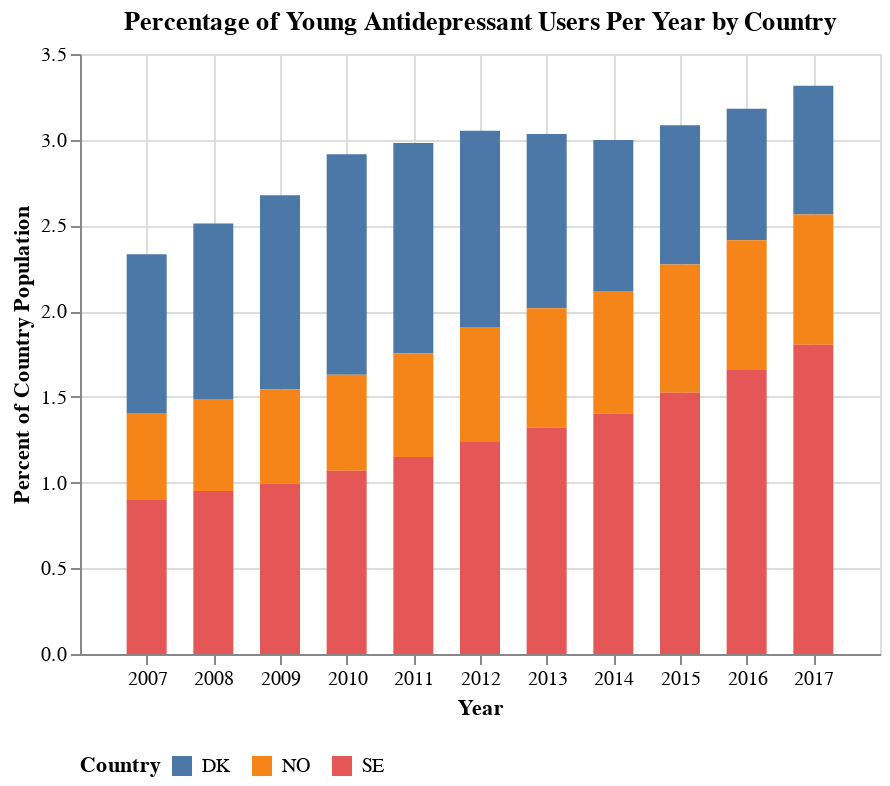

Write notebook code for a chart like this one.
### Code cell
alt.Chart(ad_percentages, width=400, height=alt.Step(8)).mark_bar(size=20).encode(
    alt.Y('Percent Users').title("Percent of Country Population"),
    alt.X("year", axis=alt.Axis(
            format='d',  
            values=[2007, 2008, 2009, 2010, 2011, 2012, 2013, 2014, 2015, 2016, 2017],  
            labelExpr="datum.value")).title("Year"),
    alt.Color("country").title("Country").legend(orient="bottom", titleOrient="left"),
    
).properties(
    title='Percentage of Young Antidepressant Users Per Year by Country'
)

### Figure 1 — Vega-Lite specification as saved in the notebook (floating-point values rounded to 4 significant figures)
{"config": {"view": {"continuousWidth": 300, "continuousHeight": 300}}, "data": {"name": "data-e9eecb3e8368d24a46059f6dd4cc0037"}, "mark": {"type": "bar", "size": 20}, "encoding": {"color": {"field": "country", "legend": {"orient": "bottom", "titleOrient": "left"}, "title": "Country", "type": "nominal"}, "x": {"axis": {"format": "d", "labelExpr": "datum.value", "values": [2007, 2008, 2009, 2010, 2011, 2012, 2013, 2014, 2015, 2016, 2017]}, "field": "year", "title": "Year", "type": "quantitative"}, "y": {"field": "Percent Users", "title": "Percent of Country Population", "type": "quantitative"}}, "height": {"step": 8}, "title": "Percentage of Young Antidepressant Users Per Year by Country", "width": 400, "$schema": "https://vega.github.io/schema/vega-lite/v5.20.1.json", "datasets": {"data-e9eecb3e8368d24a46059f6dd4cc0037": [{"year": 2007, "country": "DK", "nusers": 9382, "cnt": 1012091, "Percent Users": 0.927}, {"year": 2007, "country": "NO", "nusers": 4693, "cnt": 924416, "Percent Users": 0.5077}, {"year": 2007, "country": "SE", "nusers": 14842, "cnt": 1653456, "Percent Users": 0.8976}, {"year": 2008, "country": "DK", "nusers": 10425, "cnt": 1018574, "Percent Users": 1.023}, {"year": 2008, "country": "NO", "nusers": 4989, "cnt": 929143, "Percent Users": 0.5369}, {"year": 2008, "country": "SE", "nusers": 15647, "cnt": 1646828, "Percent Users": 0.9501}, {"year": 2009, "country": "DK", "nusers": 11597, "cnt": 1024081, "Percent Users": 1.132}, {"year": 2009, "country": "NO", "nusers": 5133, "cnt": 932970, "Percent Users": 0.5502}, {"year": 2009, "country": "SE", "nusers": 16282, "cnt": 1639753, "Percent Users": 0.993}, {"year": 2010, "country": "DK", "nusers": 13193, "cnt": 1026179, "Percent Users": 1.286}, {"year": 2010, "country": "NO", "nusers": 5252, "cnt": 935829, "Percent Users": 0.5612}, {"year": 2010, "country": "SE", "nusers": 17327, "cnt": 1621776, "Percent Users": 1.068}, {"year": 2011, "country": "DK", "nusers": 12575, "cnt": 1026058, "Percent Users": 1.226}, {"year": 2011, "country": "NO", "nusers": 5669, "cnt": 936507, "Percent Users": 0.6053}, {"year": 2011, "country": "SE", "nusers": 18497, "cnt": 1609277, "Percent Users": 1.149}, {"year": 2012, "country": "DK", "nusers": 11749, "cnt": 1026380, "Percent Users": 1.145}, {"year": 2012, "country": "NO", "nusers": 6294, "cnt": 937798, "Percent Users": 0.6711}, {"year": 2012, "country": "SE", "nusers": 19816, "cnt": 1602903, "Percent Users": 1.236}, {"year": 2013, "country": "DK", "nusers": 10405, "cnt": 1022864, "Percent Users": 1.017}, {"year": 2013, "country": "NO", "nusers": 6544, "cnt": 940238, "Percent Users": 0.696}, {"year": 2013, "country": "SE", "nusers": 21269, "cnt": 1610709, "Percent Users": 1.32}, {"year": 2014, "country": "DK", "nusers": 8999, "cnt": 1021634, "Percent Users": 0.8808}, {"year": 2014, "country": "NO", "nusers": 6759, "cnt": 944738, "Percent Users": 0.7154}, {"year": 2014, "country": "SE", "nusers": 22796, "cnt": 1625112, "Percent Users": 1.403}, {"year": 2015, "country": "DK", "nusers": 8263, "cnt": 1017183, "Percent Users": 0.8123}, {"year": 2015, "country": "NO", "nusers": 7113, "cnt": 950301, "Percent Users": 0.7485}, {"year": 2015, "country": "SE", "nusers": 25202, "cnt": 1653397, "Percent Users": 1.524}, {"year": 2016, "country": "DK", "nusers": 7793, "cnt": 1016490, "Percent Users": 0.7667}, {"year": 2016, "country": "NO", "nusers": 7196, "cnt": 955384, "Percent Users": 0.7532}, {"year": 2016, "country": "SE", "nusers": 28130, "cnt": 1693565, "Percent Users": 1.661}, {"year": 2017, "country": "DK", "nusers": 7608, "cnt": 1012855, "Percent Users": 0.7511}, {"year": 2017, "country": "NO", "nusers": 7291, "cnt": 959237, "Percent Users": 0.7601}, {"year": 2017, "country": "SE", "nusers": 31335, "cnt": 1737471, "Percent Users": 1.803}]}}
